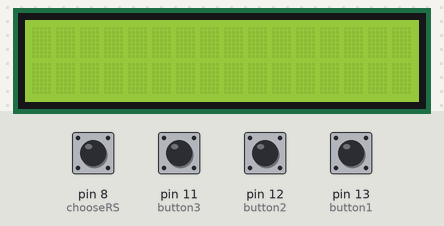
This sketch was run on a simulated Arduino Uno, built with avr-gcc and run on an emulated ATmega328P. Shown: 16×2 character LCD. The test bench sets the inputs (shaded band); at power-on: pin 8 (chooseRS), pin 11 (button3), pin 12 (button2), pin 13 (button1) HIGH.

Above: at 1.2 s.
1.3 s: pin 8 (chooseRS) pulled LOW for 0.15 s
At 2.4 s:
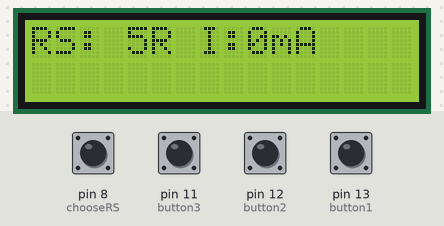
2.9 s: pin 11 (button3) pulled LOW for 0.15 s
At 3.6 s:
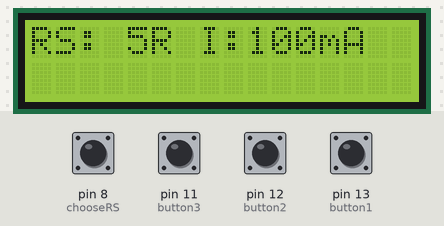
4.5 s: pin 12 (button2) pulled LOW for 0.15 s
At 4.8 s:
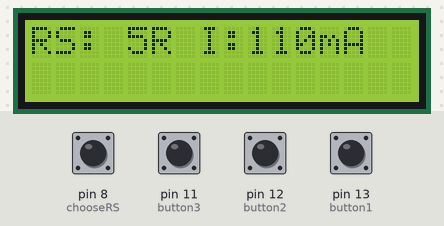
6.1 s: pin 13 (button1) pulled LOW for 0.15 s
At 7.2 s:
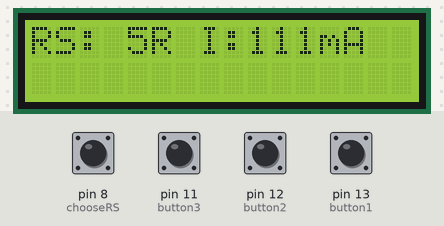
7.7 s: pin 8 (chooseRS) pulled LOW for 1 s
At 8.5 s:
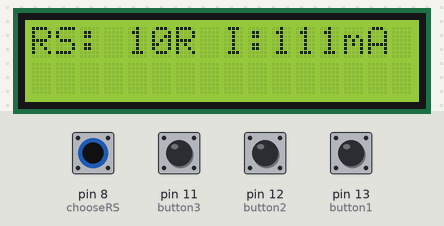
10.2 s: pin 11 (button3) pulled LOW for 1 s
At 11.6 s:
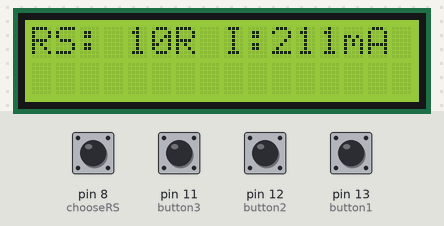
Timing chart, 0 to 13.2 s (numbered marks = the images above; inputs shaded):
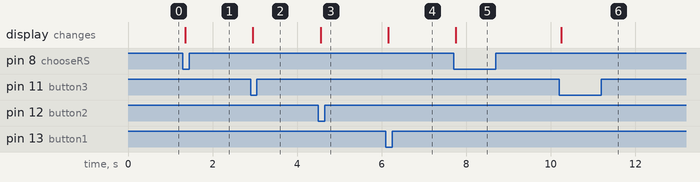

Measured:
- after the input at 1.3 s, the display: changes after 0.05 s (image 1)
- after the input at 2.9 s, the display: changes after 0.05 s (image 2)
- after the input at 4.5 s, the display: changes after 0.05 s (image 3)
- after the input at 6.1 s, the display: changes after 0.05 s (image 4)
- after the input at 7.7 s, the display: changes after 0.05 s (image 5)
- after the input at 10.2 s, the display: changes after 0.05 s (image 6)

The sketch:

set_and_real_Current_and_RS_selector_with_cap__display_only_.ino
```cpp
#include <LiquidCrystal.h>
#include <ezButton.h>
LiquidCrystal lcd(10, 2, 4, 5, 6, 7); // Creates an LCD object. Parameters: (rs, enable, d4, d5, d6, d7)
unsigned long lastCount1 = 0;
unsigned long lastCount2 = 0;
unsigned long lastCount3 = 0;
int lastrs = 0;  //Shunt resistance index

ezButton button1(13); //Changes 1s place
ezButton button2(12); //Changes 10s place
ezButton button3(11); //Changes 100s place
ezButton chooseRS(8); //Changes shunt resistance
float res[] = {2.0, 5.2, 10.1, 46.6, 98.5, 997.0}; //Shunt resistance choices
int choices = 6; //Number of choices for resistances

void setup() {
  // put your setup code here, to run once:
  Serial.begin(9600);
  lcd.begin(16,2); // Initializes the interface to the LCD screen, and specifies the dimensions (width and height) of the display }
  button1.setDebounceTime(50);
  button1.setCountMode(COUNT_FALLING);
  button2.setDebounceTime(50);
  button2.setCountMode(COUNT_FALLING);
  button3.setDebounceTime(50);
  button3.setCountMode(COUNT_FALLING);
  chooseRS.setDebounceTime(50);
  chooseRS.setCountMode(COUNT_FALLING);
}

void loop() {
  // put your main code here, to run repeatedly:
  button1.loop();
  button2.loop();
  button3.loop();
  chooseRS.loop();
  unsigned long count1 = button1.getCount()%10;
  unsigned long count2 = button2.getCount()%10;
  unsigned long count3 = button3.getCount()%10;
  int rs = chooseRS.getCount()%choices;

  float curRs = res[rs];

  float maxI = 5.0/curRs*1000;

  if (lastCount1 != count1 || lastCount2 != count2 || lastCount3 != count3 || lastrs != rs){
    int setI = count1+count2*10+count3*100;

    lcd.clear();
    lcd.setCursor(0, 0); // start to print at the first row
    lcd.print("RS: ");
    lcd.print(int(curRs));
    lcd.print("R I:");

    //lcd.setCursor(1, 1); // start to print at the second row
    //lcd.cursor();
    //lcd.print("Current: ");
    if (setI <= maxI){
      lcd.print(setI);
      lcd.print("mA");
    }
    else{
      setI = maxI;
      lcd.print(setI);
      lcd.print("mA");
    }

    lastCount1 = count1;
    lastCount2 = count2;
    lastCount3 = count3;
    lastrs = rs;
  }

}
```
